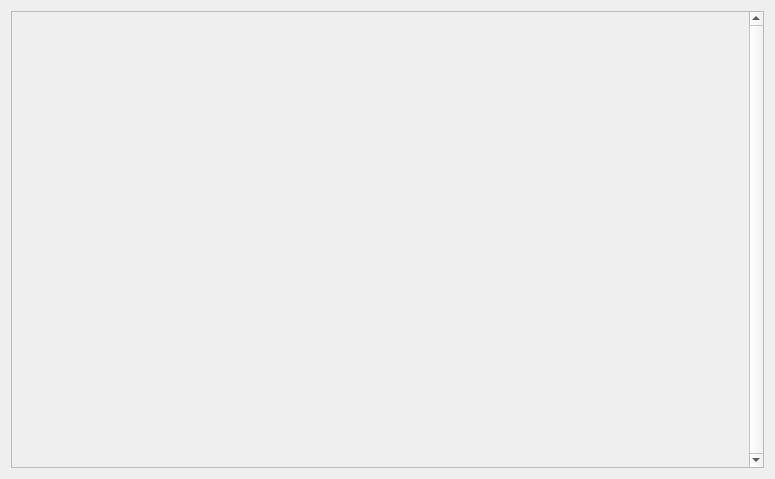
<?xml version="1.0" encoding="UTF-8"?>
<ui version="4.0">
 <class>UploadHistory</class>
 <widget class="QWidget" name="UploadHistory">
  <property name="geometry">
   <rect>
    <x>0</x>
    <y>0</y>
    <width>775</width>
    <height>479</height>
   </rect>
  </property>
  <property name="windowTitle">
   <string>Form</string>
  </property>
  <layout class="QVBoxLayout" name="verticalLayout">
   <item>
    <widget class="QScrollArea" name="scrollArea">
     <property name="verticalScrollBarPolicy">
      <enum>Qt::ScrollBarAlwaysOn</enum>
     </property>
     <property name="widgetResizable">
      <bool>true</bool>
     </property>
     <widget class="QWidget" name="scrollAreaWidgetContents">
      <property name="geometry">
       <rect>
        <x>0</x>
        <y>0</y>
        <width>733</width>
        <height>453</height>
       </rect>
      </property>
     </widget>
    </widget>
   </item>
  </layout>
 </widget>
 <resources/>
 <connections/>
</ui>
